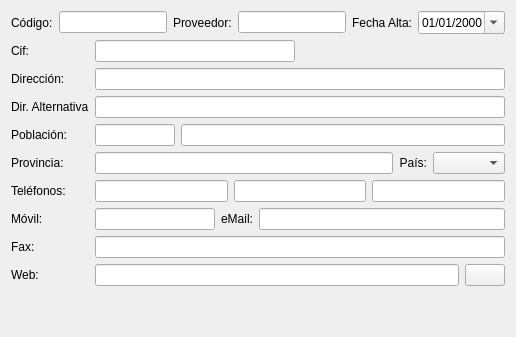
         <widget class="QWidget" name="tabDatos">
          <attribute name="title">
           <string>Proveedor</string>
          </attribute>
          <layout class="QGridLayout" name="gridLayout">
           <item row="0" column="0" colspan="3">
            <layout class="QHBoxLayout" name="horizontalLayout">
             <item>
              <widget class="QLabel" name="label">
               <property name="text">
                <string>Código:</string>
               </property>
              </widget>
             </item>
             <item>
              <widget class="QLineEdit" name="txtcodigo">
               <property name="maximumSize">
                <size>
                 <width>200</width>
                 <height>16777215</height>
                </size>
               </property>
              </widget>
             </item>
             <item>
              <widget class="QLabel" name="label_2">
               <property name="text">
                <string>Proveedor:</string>
               </property>
              </widget>
             </item>
             <item>
              <widget class="QLineEdit" name="txtproveedor"/>
             </item>
             <item>
              <widget class="QLabel" name="label_4">
               <property name="text">
                <string>Fecha Alta:</string>
               </property>
              </widget>
             </item>
             <item>
              <widget class="QDateEdit" name="txtfecha_alta">
               <property name="displayFormat">
                <string>dd/MM/yyyy</string>
               </property>
               <property name="calendarPopup">
                <bool>true</bool>
               </property>
              </widget>
             </item>
            </layout>
           </item>
           <item row="1" column="0">
            <widget class="QLabel" name="label_3">
             <property name="sizePolicy">
              <sizepolicy hsizetype="Maximum" vsizetype="Preferred">
               <horstretch>0</horstretch>
               <verstretch>0</verstretch>
              </sizepolicy>
             </property>
             <property name="text">
              <string>Cif:</string>
             </property>
            </widget>
           </item>
           <item row="1" column="1">
            <widget class="QLineEdit" name="txtcif">
             <property name="maximumSize">
              <size>
               <width>200</width>
               <height>16777215</height>
              </size>
             </property>
            </widget>
           </item>
           <item row="2" column="0">
            <widget class="QLabel" name="label_5">
             <property name="sizePolicy">
              <sizepolicy hsizetype="Maximum" vsizetype="Preferred">
               <horstretch>0</horstretch>
               <verstretch>0</verstretch>
              </sizepolicy>
             </property>
             <property name="text">
              <string>Dirección:</string>
             </property>
            </widget>
           </item>
           <item row="3" column="0">
            <widget class="QLabel" name="label_64">
             <property name="sizePolicy">
              <sizepolicy hsizetype="Maximum" vsizetype="Preferred">
               <horstretch>0</horstretch>
               <verstretch>0</verstretch>
              </sizepolicy>
             </property>
             <property name="text">
              <string>Dir. Alternativa</string>
             </property>
            </widget>
           </item>
           <item row="4" column="0">
            <widget class="QLabel" name="label_6">
             <property name="sizePolicy">
              <sizepolicy hsizetype="Maximum" vsizetype="Preferred">
               <horstretch>0</horstretch>
               <verstretch>0</verstretch>
              </sizepolicy>
             </property>
             <property name="text">
              <string>Población:</string>
             </property>
            </widget>
           </item>
           <item row="5" column="0">
            <widget class="QLabel" name="label_13">
             <property name="sizePolicy">
              <sizepolicy hsizetype="Maximum" vsizetype="Preferred">
               <horstretch>0</horstretch>
               <verstretch>0</verstretch>
              </sizepolicy>
             </property>
             <property name="text">
              <string>Provincia:</string>
             </property>
            </widget>
           </item>
           <item row="6" column="0">
            <widget class="QLabel" name="label_8">
             <property name="sizePolicy">
              <sizepolicy hsizetype="Maximum" vsizetype="Preferred">
               <horstretch>0</horstretch>
               <verstretch>0</verstretch>
              </sizepolicy>
             </property>
             <property name="text">
              <string>Teléfonos: </string>
             </property>
            </widget>
           </item>
           <item row="6" column="1" colspan="2">
            <layout class="QHBoxLayout" name="horizontalLayout_4">
             <property name="spacing">
              <number>6</number>
             </property>
             <item>
              <widget class="QLineEdit" name="txttelefono1"/>
             </item>
             <item>
              <widget class="QLineEdit" name="txttelefono2"/>
             </item>
             <item>
              <widget class="QLineEdit" name="txttelefono3"/>
             </item>
            </layout>
           </item>
           <item row="7" column="0">
            <widget class="QLabel" name="label_9">
             <property name="sizePolicy">
              <sizepolicy hsizetype="Maximum" vsizetype="Preferred">
               <horstretch>0</horstretch>
               <verstretch>0</verstretch>
              </sizepolicy>
             </property>
             <property name="text">
              <string>Móvil:</string>
             </property>
            </widget>
           </item>
           <item row="8" column="0">
            <widget class="QLabel" name="label_15">
             <property name="sizePolicy">
              <sizepolicy hsizetype="Maximum" vsizetype="Preferred">
               <horstretch>0</horstretch>
               <verstretch>0</verstretch>
              </sizepolicy>
             </property>
             <property name="text">
              <string>Fax:</string>
             </property>
            </widget>
           </item>
           <item row="9" column="0">
            <widget class="QLabel" name="label_11">
             <property name="sizePolicy">
              <sizepolicy hsizetype="Maximum" vsizetype="Preferred">
               <horstretch>0</horstretch>
               <verstretch>0</verstretch>
              </sizepolicy>
             </property>
             <property name="text">
              <string>Web:</string>
             </property>
            </widget>
           </item>
           <item row="10" column="2">
            <spacer name="verticalSpacer_4">
             <property name="orientation">
              <enum>Qt::Vertical</enum>
             </property>
             <property name="sizeHint" stdset="0">
              <size>
               <width>20</width>
               <height>40</height>
              </size>
             </property>
            </spacer>
           </item>
           <item row="2" column="1" colspan="2">
            <widget class="QLineEdit" name="txtdireccion1"/>
           </item>
           <item row="3" column="1" colspan="2">
            <widget class="QLineEdit" name="txtdireccion2"/>
           </item>
           <item row="4" column="1" colspan="2">
            <layout class="QHBoxLayout" name="horizontalLayout_3">
             <item>
              <widget class="QLineEdit" name="txtcp">
               <property name="maximumSize">
                <size>
                 <width>80</width>
                 <height>16777215</height>
                </size>
               </property>
              </widget>
             </item>
             <item>
              <widget class="QLineEdit" name="txtpoblacion">
               <property name="enabled">
                <bool>true</bool>
               </property>
               <property name="autoFillBackground">
                <bool>false</bool>
               </property>
              </widget>
             </item>
            </layout>
           </item>
           <item row="5" column="1" colspan="2">
            <layout class="QHBoxLayout" name="horizontalLayout_5">
             <item>
              <widget class="QLineEdit" name="txtprovincia">
               <property name="maximumSize">
                <size>
                 <width>400</width>
                 <height>16777215</height>
                </size>
               </property>
              </widget>
             </item>
             <item>
              <widget class="QLabel" name="label_7">
               <property name="text">
                <string>País:</string>
               </property>
               <property name="alignment">
                <set>Qt::AlignRight|Qt::AlignTrailing|Qt::AlignVCenter</set>
               </property>
              </widget>
             </item>
             <item>
              <widget class="QComboBox" name="txtpais"/>
             </item>
            </layout>
           </item>
           <item row="7" column="1" colspan="2">
            <layout class="QHBoxLayout" name="horizontalLayout_6">
             <item>
              <widget class="QLineEdit" name="txtmovil">
               <property name="minimumSize">
                <size>
                 <width>82</width>
                 <height>0</height>
                </size>
               </property>
               <property name="maximumSize">
                <size>
                 <width>120</width>
                 <height>16777215</height>
                </size>
               </property>
              </widget>
             </item>
             <item>
              <widget class="QLabel" name="lblEmail">
               <property name="text">
                <string>eMail:</string>
               </property>
               <property name="alignment">
                <set>Qt::AlignRight|Qt::AlignTrailing|Qt::AlignVCenter</set>
               </property>
              </widget>
             </item>
             <item>
              <widget class="QLineEdit" name="txtemail"/>
             </item>
            </layout>
           </item>
           <item row="8" column="1" colspan="2">
            <widget class="QLineEdit" name="txtfax"/>
           </item>
           <item row="9" column="1" colspan="2">
            <layout class="QHBoxLayout" name="horizontalLayout_7">
             <item>
              <widget class="QLineEdit" name="txtweb"/>
             </item>
             <item>
              <widget class="QPushButton" name="btnAbrirWeb">
               <property name="maximumSize">
                <size>
                 <width>50</width>
                 <height>16777215</height>
                </size>
               </property>
               <property name="text">
                <string/>
               </property>
               <property name="icon">
                <iconset resource="../maya.qrc">
                 <normaloff>:/Icons/PNG/internet.png</normaloff>:/Icons/PNG/internet.png</iconset>
               </property>
              </widget>
             </item>
            </layout>
           </item>
          </layout>
         </widget>
